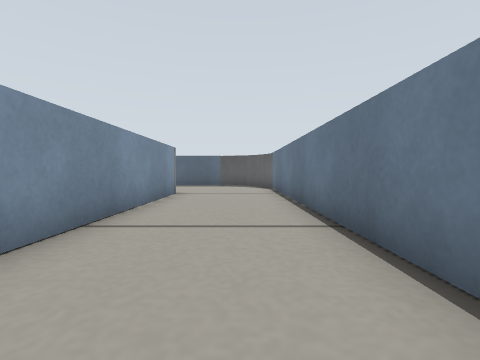
view 1 (above)

24 first-person views from a walk through a world built for the Gazebo simulator. The camera is 0.15 m above the floor, tilts 2° down and sees 85° across. The floor is counted in squares, 0.2 m on a side. Each view is taken from the middle of a square. On the plan, view 1 faces up. The plan holds only what a view shows up to about 10 squares ahead; the rest is blank.

view 2
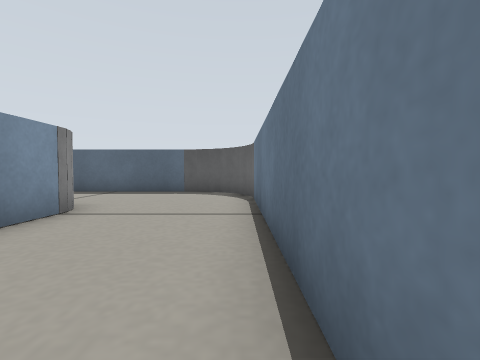

view 3
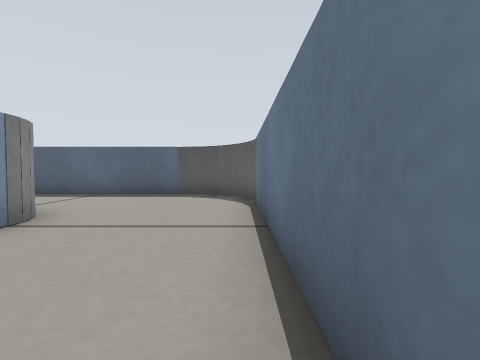

view 4
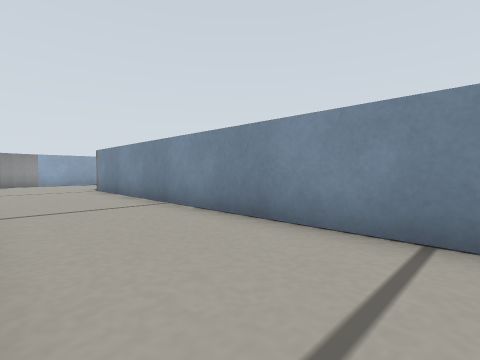

view 5
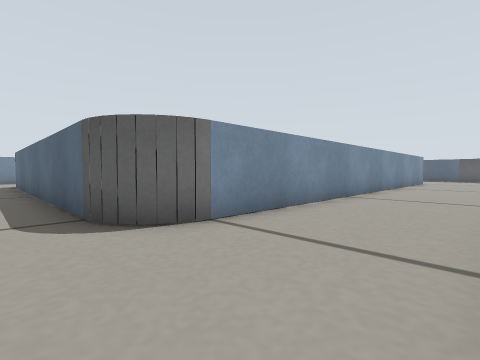

view 6
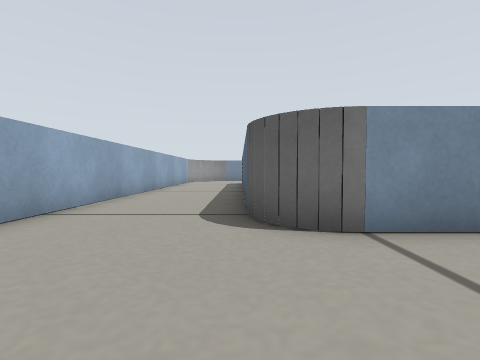

view 7
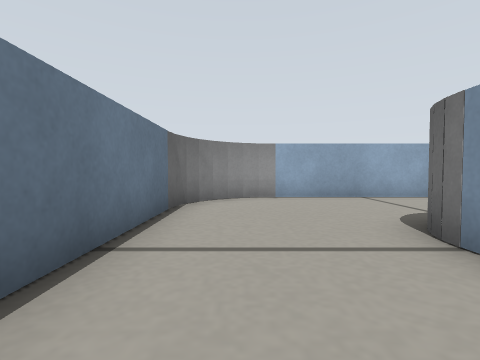

view 8
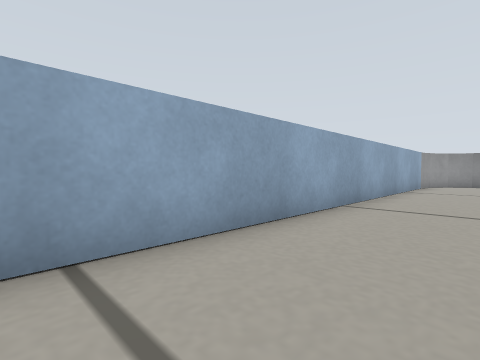

view 9
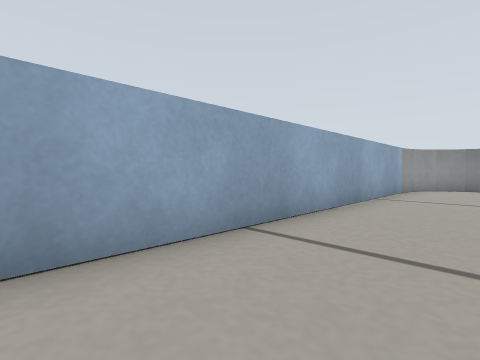

view 10
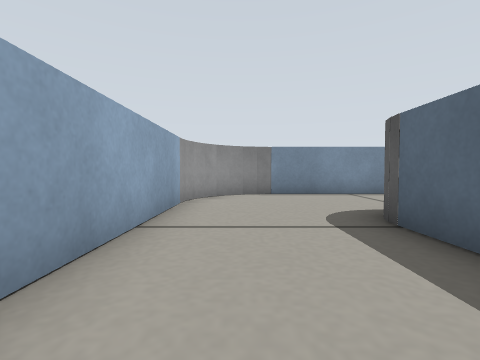

view 11
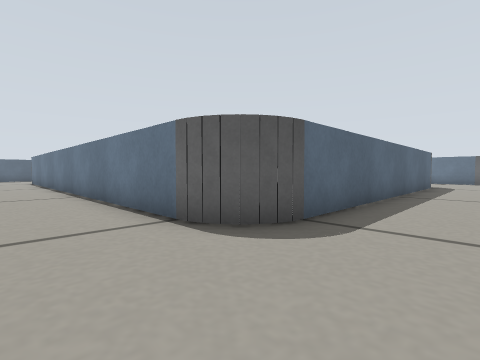

view 12
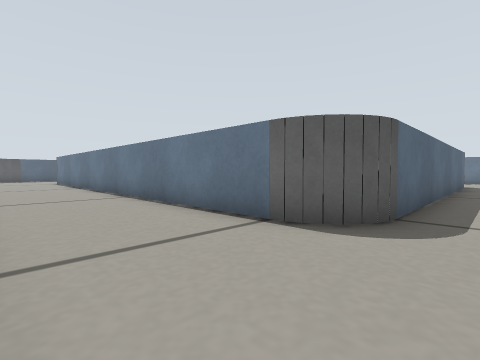

view 13
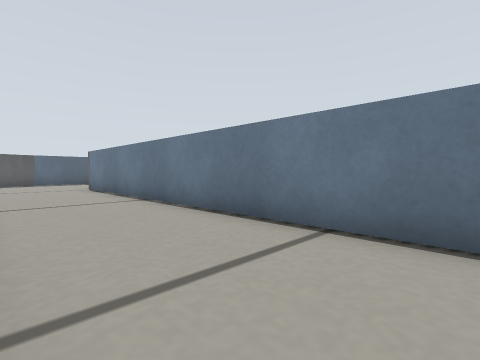

view 14
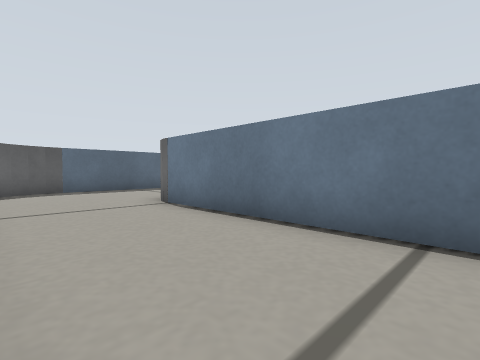

view 15
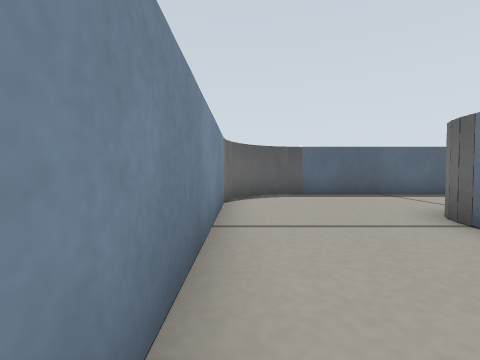

view 16
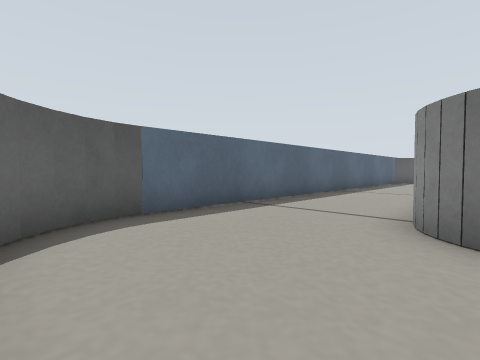

view 17
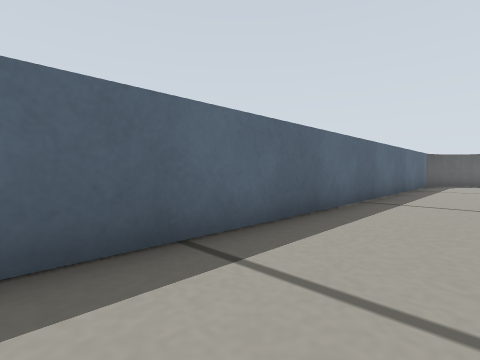

view 18
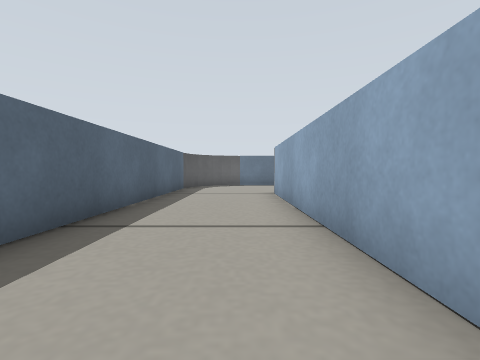

view 19
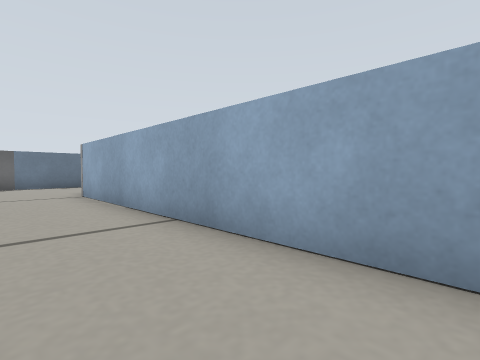

view 20
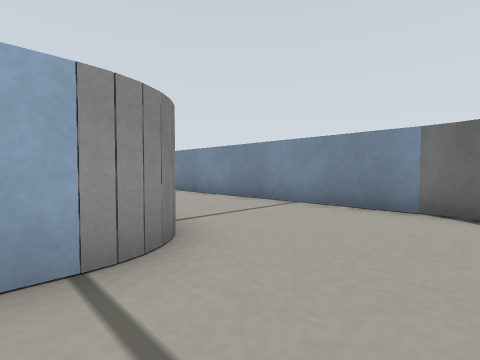

view 21
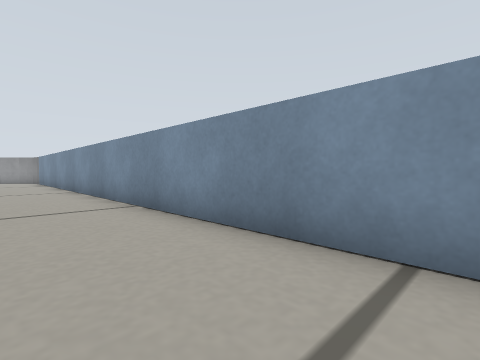

view 22
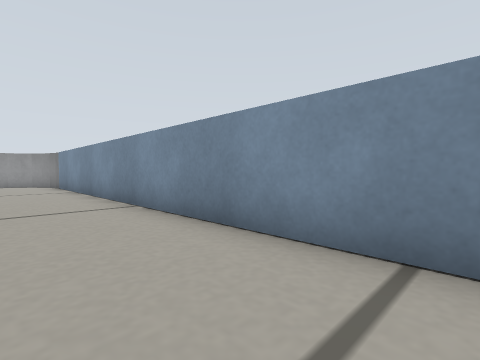

view 23
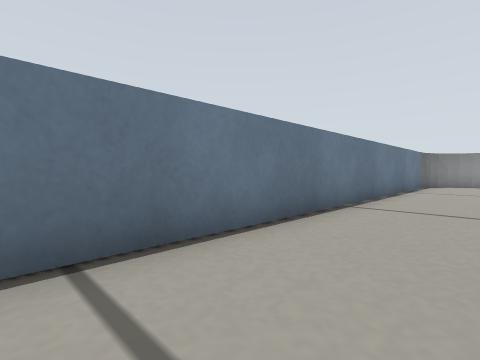

view 24
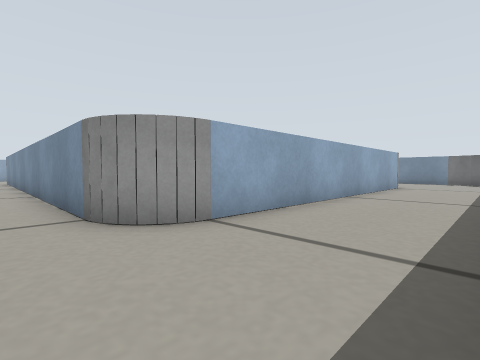

### Floor plan
Points are (right, up) in squares from view 1. A wall is a line through its corners. A room is listed if a view was taken in it or the views show most of it. See-through windows are left out.
Room 1 (views 1, 2, 3, 4, 5, 6, 7, 8, 9, 10, 11, 12, 13, 14, 15, 16, 17, 18, 19, 20, 21, 22, 23, 24)
walls: (-14.9, -6.6) (-14.9, 8.5); (-13.5, 9.9) (-3.5, 9.9); (-2.1, 8.5) (-2.1, -6.5); (-3.5, -7.9) (-13.5, -7.9); (-18.4, 10.6) (-18.4, -8.6); (-15.5, -11.4) (-1.4, -11.4); (1.4, -8.4) (1.4, 10.2); (-1.4, 13.4) (-15.6, 13.4)
objects: grey box (-19, -9); grey box (-19, 11); grey box (-18, -11); grey box (-18, -10); grey box (-18, 12); grey box (-18, 13); grey box (-17, -11); grey box (-17, 13); grey box (-16, -12); grey box (-16, 14); grey post (-15, -7); grey post (-15, 9); grey post (-14, -8); grey post (-14, -7); grey post (-14, 9); grey post (-14, 10); grey post (-3, -8); grey post (-3, -7); grey post (-3, 9); grey post (-3, 10); grey post (-2, -7); grey post (-2, 9); grey box (-1, -12); grey box (-1, 14); grey box (0, -11); grey box (0, 13); grey box (1, -11); grey box (1, -10); grey box (1, 12); grey box (1, 13); grey box (2, -9); grey box (2, 11)

Positions as (right, up) in squares from view 1, and headings:
1: (0, 0), facing up
2: (1, 4), facing up
3: (1, 5), facing up
4: (1, 4), facing down-left
5: (1, -9), facing up-left
6: (1, -8), facing left
7: (0, -4), facing down
8: (-3, -9), facing down-left
9: (-6, -9), facing down-left
10: (-10, -10), facing left
11: (-17, -10), facing up-right
12: (-18, -9), facing up-right
13: (-18, -3), facing up-right
14: (-18, 3), facing up-right
15: (-18, 5), facing up
16: (-18, 9), facing up-right
17: (-15, 11), facing up-right
18: (-12, 11), facing right
19: (-12, 12), facing down-right
20: (-13, 12), facing down-left
21: (-16, 9), facing down-left
22: (-16, 4), facing down-left
23: (-1, 4), facing down-right
24: (-1, 13), facing down-left
